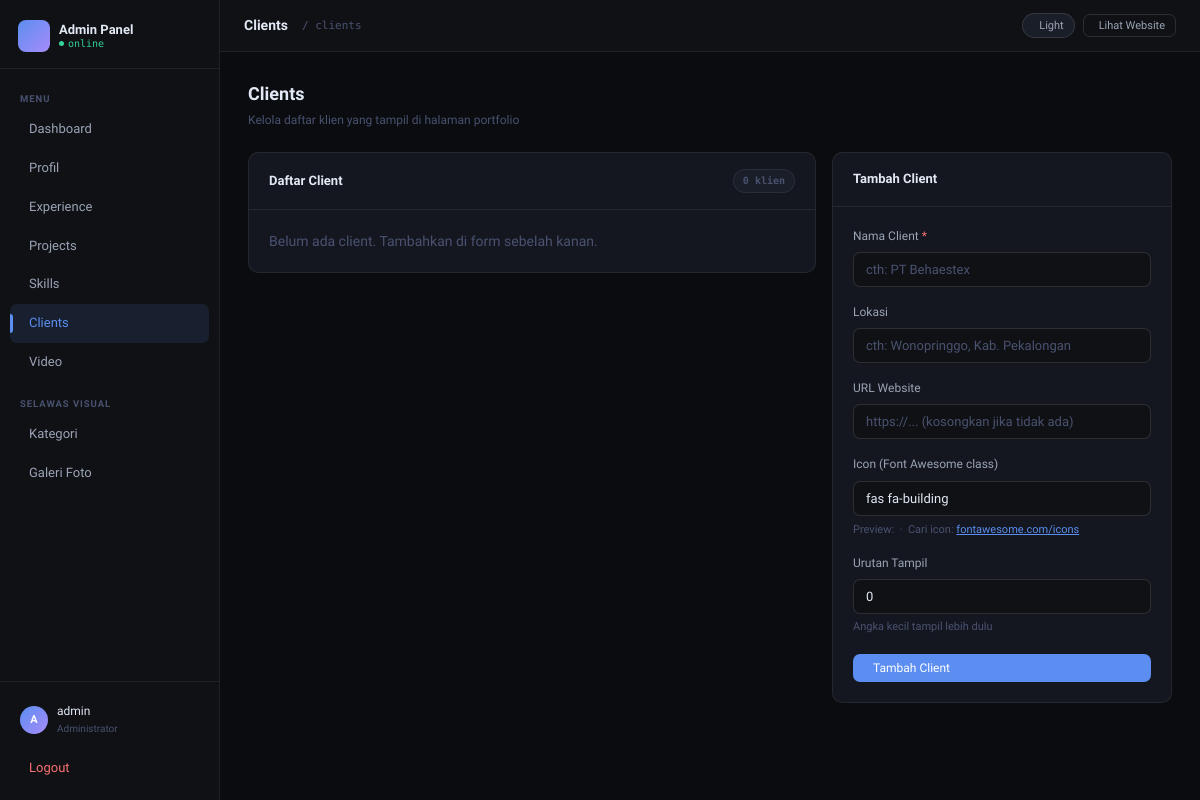
The page /admin/clients.php (signed in) on the database as committed earlier.
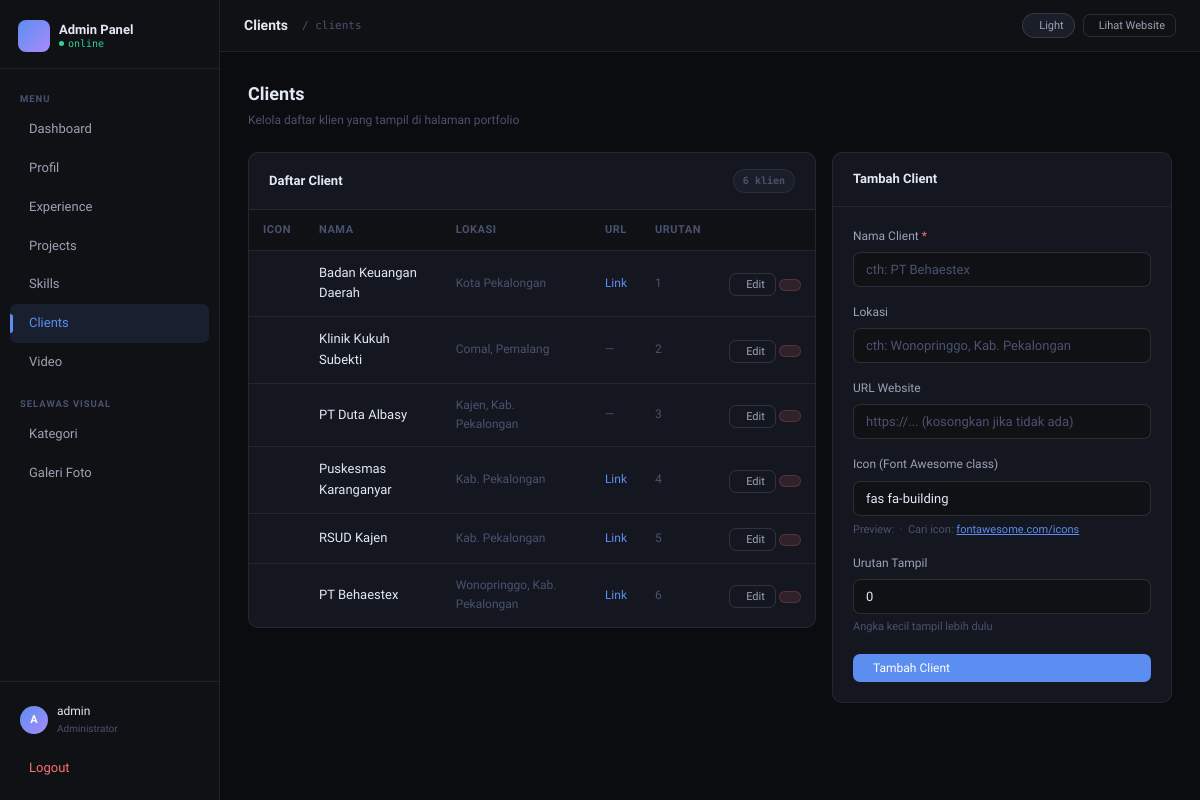
The same page on the database as committed later.
### tables this page shows
CREATE TABLE `clients` (
  `id` int(11) NOT NULL,
  `name` varchar(150) NOT NULL,
  `location` varchar(150) DEFAULT NULL,
  `url` varchar(255) DEFAULT NULL,
  `icon_class` varchar(80) DEFAULT 'fas fa-building',
  `sort_order` int(11) DEFAULT 0
);

### admin/clients.php (the view, shortened to what this page needs)
<?php
require 'koneksi.php';
$page_title  = 'Clients';
$active_menu = 'clients';
$edit = null;
$clients = $pdo->query("SELECT * FROM clients ORDER BY sort_order, id")->fetchAll();
require '_layout.php';
?>
<div class="page-head">
  <div class="page-head-left">
    <h2>Clients</h2>
    <p>Kelola daftar klien yang tampil di halaman portfolio</p>
  </div>
</div>
<div style="display:grid;grid-template-columns:1fr 340px;gap:16px;align-items:start">
  <div class="card">
    <div class="card-header">
      <span class="card-title">Daftar Client</span>
      <span class="badge badge-dim"><?= count($clients) ?> klien</span>
    </div>
    <div style="overflow-x:auto">
      <?php if (empty($clients)): ?>
        <p style="padding:20px;color:var(--text-dim)">Belum ada client. Tambahkan di form sebelah kanan.</p>
      <?php else: ?>
        <table class="table">
          <thead>
            <tr>
              <th>Icon</th>
              <th>Nama</th>
              <th>Lokasi</th>
              <th>URL</th>
              <th>Urutan</th>
              <th></th>
            </tr>
          </thead>
          <tbody>
            <?php foreach ($clients as $c): ?>
            <tr>
              <td><i class="<?= htmlspecialchars($c['icon_class']) ?>" style="font-size:16px;color:var(--accent)"></i></td>
              <td style="font-weight:500;color:var(--text-hi)"><?= htmlspecialchars($c['name']) ?></td>
              <td style="color:var(--text-dim);font-size:12px"><?= htmlspecialchars($c['location'] ?? '-') ?></td>
              <td style="font-size:12px">
                <?php if ($c['url']): ?>
                  <a href="<?= htmlspecialchars($c['url']) ?>" target="_blank" rel="noopener"
                     style="color:var(--accent);text-decoration:none">
                    <i class="lucide lucide-external-link" style="font-size:11px"></i> Link
                  </a>
                <?php else: ?>
                  <span style="color:var(--text-dim)">—</span>
                <?php endif; ?>
              </td>
              <td style="color:var(--text-dim);font-size:12px"><?= $c['sort_order'] ?></td>
              <td style="text-align:right;white-space:nowrap">
                <a href="clients.php?edit=<?= $c['id'] ?>" class="btn btn-ghost btn-sm">
                  <i class="lucide lucide-pencil"></i> Edit
                </a>
                <a href="clients.php?hapus=<?= $c['id'] ?>" class="btn btn-danger btn-sm"
                   onclick="return confirm('Hapus client <?= htmlspecialchars($c['name']) ?>?')">
                </a>
              </td>
            </tr>
            <?php endforeach; ?>
          </tbody>
        </table>
      <?php endif; ?>
    </div>
  </div>
  <div class="card">
    <div class="card-header">
      <span class="card-title"><?= $edit ? 'Edit Client' : 'Tambah Client' ?></span>
    </div>
    <div class="card-body">
      <form method="POST">
        <div class="form-group">
          <label class="form-label">Nama Client <span style="color:var(--red)">*</span></label>
          <input type="text" name="name" class="form-control"
                 placeholder="cth: PT Behaestex"
                 value="<?= htmlspecialchars($edit['name'] ?? '') ?>" required>
        </div>
        <div class="form-group">
          <label class="form-label">Lokasi</label>
          <input type="text" name="location" class="form-control"
                 placeholder="cth: Wonopringgo, Kab. Pekalongan"
                 value="<?= htmlspecialchars($edit['location'] ?? '') ?>">
        </div>
        <div class="form-group">
          <label class="form-label">URL Website</label>
          <input type="text" name="url" class="form-control"
                 placeholder="https://... (kosongkan jika tidak ada)"
                 value="<?= htmlspecialchars($edit['url'] ?? '') ?>">
        </div>
        <div class="form-group">
          <label class="form-label">Icon (Font Awesome class)</label>
          <input type="text" name="icon_class" class="form-control"
                 placeholder="cth: fas fa-hospital"
                 value="<?= htmlspecialchars($edit['icon_class'] ?? 'fas fa-building') ?>">
          <div class="form-sub" style="margin-top:5px">
            Preview: <i class="<?= htmlspecialchars($edit['icon_class'] ?? 'fas fa-building') ?>" id="icon-preview" style="color:var(--accent)"></i>
            &nbsp;·&nbsp; Cari icon: <a href="https://fontawesome.com/icons" target="_blank" style="color:var(--accent)">fontawesome.com/icons</a>
          </div>
        </div>
        <div class="form-group">
          <label class="form-label">Urutan Tampil</label>
          <input type="number" name="sort_order" class="form-control" min="0"
                 value="<?= htmlspecialchars($edit['sort_order'] ?? 0) ?>">
          <div class="form-sub">Angka kecil tampil lebih dulu</div>
        </div>
        <button type="submit" class="btn btn-primary" style="width:100%">
          <?= $edit ? 'Simpan Perubahan' : 'Tambah Client' ?>
        </button>
      </form>
    </div>
  </div>
</div>
</div></div>
</body></html>

### admin/_layout.php (shortened to what this page needs)
<?php
$menu = [
    ['href' => 'index.php',      'icon' => 'grid-2x2',     'label' => 'Dashboard',   'key' => 'dashboard'],
    ['href' => 'profil.php',     'icon' => 'user-round',   'label' => 'Profil',      'key' => 'profil'],
    ['href' => 'experience.php', 'icon' => 'briefcase',    'label' => 'Experience',  'key' => 'experience'],
    ['href' => 'projects.php',   'icon' => 'code-2',       'label' => 'Projects',    'key' => 'projects'],
    ['href' => 'skills.php',     'icon' => 'zap',          'label' => 'Skills',      'key' => 'skills'],
    ['href' => 'clients.php',    'icon' => 'building-2',   'label' => 'Clients',     'key' => 'clients'],
    ['href' => 'video.php',      'icon' => 'clapperboard', 'label' => 'Video',       'key' => 'video'],
];
$menu_visual = [
    ['href' => 'kategori.php',   'icon' => 'folder-open',  'label' => 'Kategori',    'key' => 'kategori'],
    ['href' => 'galeri.php',     'icon' => 'images',       'label' => 'Galeri Foto', 'key' => 'galeri'],
];
?>
<!DOCTYPE html>
<html lang="id" data-theme="dark">
<head>
<link rel="preload" href="https://unpkg.com/lucide-static@latest/font/lucide.css" as="style" onload="this.onload=null;this.rel='stylesheet'">
</head>
<body>
<aside class="sidebar" id="sidebar">
  <div class="sb-logo">
    <div class="sb-logo-inner">
      <div class="sb-logo-icon"><i class="lucide lucide-terminal" style="font-size:14px"></i></div>
      <div class="sb-logo-text">
        <div class="sb-logo-name">Admin Panel</div>
        <div class="sb-logo-sub">online</div>
      </div>
    </div>
  </div>
  <nav class="sb-nav">
    <div class="sb-group">
      <div class="sb-group-label">Menu</div>
      <?php foreach ($menu as $m): ?>
        <a href="<?= $m['href'] ?>" class="sb-link <?= ($active_menu ?? '') === $m['key'] ? 'active' : '' ?>">
          <?= $m['label'] ?>
        </a>
      <?php endforeach; ?>
    </div>
    <div class="sb-group">
      <div class="sb-group-label">Selawas Visual</div>
      <?php foreach ($menu_visual as $m): ?>
        <a href="<?= $m['href'] ?>" class="sb-link <?= ($active_menu ?? '') === $m['key'] ? 'active' : '' ?>">
          <?= $m['label'] ?>
        </a>
      <?php endforeach; ?>
    </div>
  </nav>
  <div class="sb-footer">
    <div class="sb-user">
      <div class="sb-avatar"><?= strtoupper(substr($_SESSION['username'] ?? 'A', 0, 1)) ?></div>
      <div>
        <div class="sb-username"><?= htmlspecialchars($_SESSION['username'] ?? 'Admin') ?></div>
        <div class="sb-role">Administrator</div>
      </div>
    </div>
    <a href="logout.php" class="sb-link" style="color: var(--red);">
      <i class="lucide lucide-log-out"></i> Logout
    </a>
  </div>
</aside>
<div class="main">
  <div class="topbar">
    <span class="topbar-title"><?= $page_title ?? 'Dashboard' ?></span>
    <span class="topbar-breadcrumb">/ <?= $active_menu ?? 'home' ?></span>
    <div class="topbar-right">
      <button class="theme-toggle" id="themeBtn" onclick="toggleAdminTheme()" aria-label="Toggle tema">
        <span id="themeLabel">Light</span>
      </button>
      <a href="../index.php" target="_blank" class="btn btn-ghost btn-sm" style="gap:5px">
        <i class="lucide lucide-external-link"></i> Lihat Website
      </a>
    </div>
  </div>
  <div class="content fade-in">

Rows that differ between the two databases and show on the page:
added clients: name "Badan Keuangan Daerah", location "Kota Pekalongan", sort_order "1"
added clients: name "Klinik Kukuh Subekti", location "Comal, Pemalang", sort_order "2"
added clients: name "PT Duta Albasy", location "Kajen, Kab. Pekalongan", sort_order "3"
added clients: name "Puskesmas Karanganyar", location "Kab. Pekalongan", sort_order "4"
added clients: name "RSUD Kajen", location "Kab. Pekalongan", sort_order "5"
added clients: name "PT Behaestex", location "Wonopringgo, Kab. Pekalongan", sort_order "6"
Other text that changed with them:
count($clients): "0" → "6"
text no longer shown: "Belum ada client. Tambahkan di form sebelah kanan."
text now shown: "ICON NAMA LOKASI URL URUTAN"
